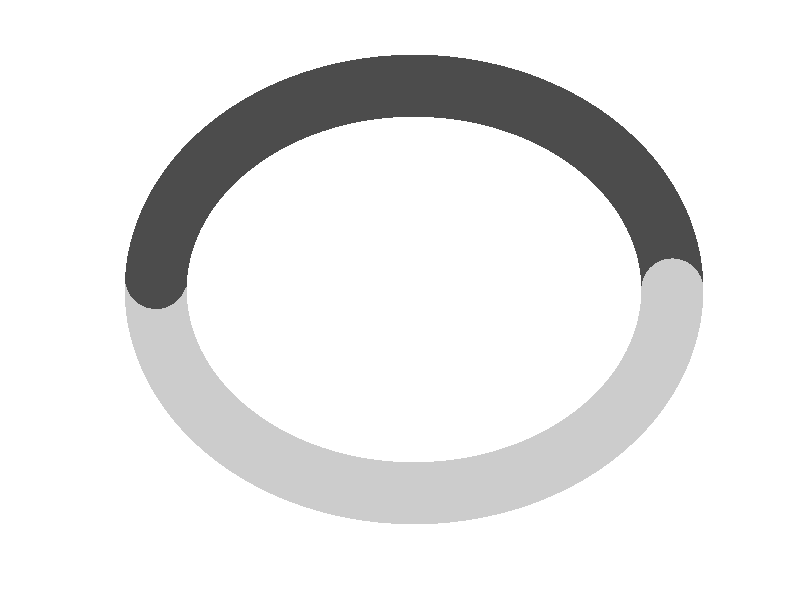

Source code (MATLAB): (Note: this script raises an error after producing the figure.)
%make schematic where front half and back half monomers are colored
%differently for LH/RH helices and for a Cholesteric Liquid Crystal (CLC)
%chromosome model

% Parameters for the helix
radius = 2.5;   % Radius of the helix
pitch = -1.5;  % Distance between turns, negative -> left handed helix, positive -> right handed helix
num_turns = 5; % Number of turns
num_points_per_turn = 100; % Number of points per turn

% Calculate the total number of points
total_points = num_turns * num_points_per_turn;

% Create a vector of points along the z-axis
z = linspace(0, num_turns * pitch, total_points);

% Create a vector of angles for the helix
theta = linspace(0, num_turns * 2 * pi, total_points);

% Calculate the x and y coordinates of the helix
x = radius * cos(theta);
y = radius * sin(theta);

vertices = [x' y' z'];

% Generate random angles for rotation around x, y, and z axes
theta_x = rand * 2 * pi;
theta_y = rand * 2 * pi;
theta_z = rand * 2 * pi;

% or no rotation
theta_x = 0;
theta_y = 0;
theta_z = 0;

% Create rotation matrices for each axis
Rx = [
    1 0 0;
    0 cos(theta_x) -sin(theta_x);
    0 sin(theta_x) cos(theta_x)
    ];

Ry = [
    cos(theta_y) 0 sin(theta_y);
    0 1 0;
    -sin(theta_y) 0 cos(theta_y)
    ];

Rz = [
    cos(theta_z) -sin(theta_z) 0;
    sin(theta_z) cos(theta_z) 0;
    0 0 1
    ];

% Combine the rotation matrices
R = Rx * Ry * Rz;

% Apply the rotation to the vertices
rotated_vertices = (R * vertices')';

%use for helix plot with tangent vectors
xyz_coordinates = rotated_vertices;

total_points = size(xyz_coordinates,1);

%front half and back half of helix are different colors
front_back_half_colormap = [];
for i = 1:1:size(xyz_coordinates(1:1:end,2))
    temp=xyz_coordinates(1:1:end,2);
    if temp(i)>0
        %front_back_half_colormap = [front_back_half_colormap; [0.3293, 0.1227, 0.3707]];	%light purple
        front_back_half_colormap = [front_back_half_colormap; [0.3, 0.3, 0.3]];
    else
        %front_back_half_colormap = [front_back_half_colormap; [0.8884, 0.3309, 1.0000]]; %dark purple
        front_back_half_colormap = [front_back_half_colormap; [0.8, 0.8, 0.8]]; %dark purple
    end
end

figure
axis off
screen = get(0, 'Screensize');
screen(3)=screen(3)/1.75;
set(gcf, 'Position', screen);
hold on
for i = 1:total_points-1
    plot3([xyz_coordinates(i,1), xyz_coordinates(i+1,1)], [xyz_coordinates(i,2), xyz_coordinates(i+1,2)], [xyz_coordinates(i,3), xyz_coordinates(i+1,3)], 'LineWidth', 2, 'Color', [0 0 0]);
end
scatter3(xyz_coordinates(1:1:end,1),xyz_coordinates(1:1:end,2),xyz_coordinates(1:1:end,3),2000,front_back_half_colormap,'filled')
h1 = plot3(nan, nan, nan, 'o', 'MarkerSize', 14, ...
        'MarkerFaceColor', [.8, .8, .8], 'MarkerEdgeColor', 'none');
    %'MarkerFaceColor', [0.8884, 0.3309, 1.0000], 'MarkerEdgeColor', 'none');
h2 = plot3(nan, nan, nan, 'o', 'MarkerSize', 14, ...
        'MarkerFaceColor', [.3, .3, .3], 'MarkerEdgeColor', 'none');
    %'MarkerFaceColor', [0.3293, 0.1227, 0.3707], 'MarkerEdgeColor', 'none');
%lgd=legend([h1, h2], {'Front Half', 'Back Half'}, 'Location', 'northeastoutside');
%lgd.FontSize = 32;
%lgd.Box = 'off';
set(gca,'Xticklabel',[])
set(gca,'Yticklabel',[])
set(gca,'Zticklabel',[])
title('Left Handed Helix', FontSize=24);
axis equal
view(0,0) %side view
%view(30,15) %perspective view
%ylim([min(xyz_coordinates(:,2))*3 -0.01]) %show front half only
%ylim([0.01 max(xyz_coordinates(:,2))*3]) %show back half only

% opposite handed helix (right handed)
pitch = 1.5;  % Distance between turns, negative -> left handed helix, positive -> right handed helix

% Create a vector of points along the z-axis
z = linspace(0, num_turns * pitch, total_points);

vertices = [x' y' z'];

% Apply the rotation to the vertices
rotated_vertices = (R * vertices')';

%use for helix plot with tangent vectors
xyz_coordinates = rotated_vertices;

total_points = size(xyz_coordinates,1);

%front half and back half of helix are different colors
front_back_half_colormap = [];
for i = 1:1:size(xyz_coordinates(1:1:end,2))
    temp=xyz_coordinates(1:1:end,2);
    if temp(i)>0
        front_back_half_colormap = [front_back_half_colormap; [0.3293, 0.1227, 0.3707]];	%light purple
    else
        front_back_half_colormap = [front_back_half_colormap; [0.8884, 0.3309, 1.0000]]; %dark purple
    end
end

figure
axis off
screen = get(0, 'Screensize');
screen(3)=screen(3)/1.75;
set(gcf, 'Position', screen);
hold on
for i = 1:total_points-1
    plot3([xyz_coordinates(i,1), xyz_coordinates(i+1,1)], [xyz_coordinates(i,2), xyz_coordinates(i+1,2)], [xyz_coordinates(i,3), xyz_coordinates(i+1,3)], 'LineWidth', 2, 'Color', [0 0 0]);
end
scatter3(xyz_coordinates(1:1:end,1),xyz_coordinates(1:1:end,2),xyz_coordinates(1:1:end,3),2000,front_back_half_colormap,'filled')
h1 = plot3(nan, nan, nan, 'o', 'MarkerSize', 14, ...
    'MarkerFaceColor', [0.8884, 0.3309, 1.0000], 'MarkerEdgeColor', 'none');
h2 = plot3(nan, nan, nan, 'o', 'MarkerSize', 14, ...
    'MarkerFaceColor', [0.3293, 0.1227, 0.3707], 'MarkerEdgeColor', 'none');
lgd=legend([h1, h2], {'Front Half', 'Back Half'}, 'Location', 'northeastoutside');
lgd.FontSize = 32;
lgd.Box = 'off';
set(gca,'Xticklabel',[])
set(gca,'Yticklabel',[])
set(gca,'Zticklabel',[])
title('Right Handed Helix', FontSize=24);
axis equal
view(0,0) %side view
%view(30,15) %perspective view
%ylim([min(xyz_coordinates(:,2))*3 -0.01]) %show front half only
%ylim([0.01 max(xyz_coordinates(:,2))*3]) %show back half only

%load CLC model from iter_Cholesteric_HiC.m
chromosome_w_inter_and_intra_disc_loops = readmatrix('chromosome_w_inter_and_intra_disc_loops.csv');
xyz_coordinates=chromosome_w_inter_and_intra_disc_loops;
total_points = size(chromosome_w_inter_and_intra_disc_loops,1);

%front half and back half of CLC are different colors
front_back_half_colormap = [];
for i = 1:1:size(xyz_coordinates(1:1:end,2))
    temp=xyz_coordinates(1:1:end,2);
    if temp(i)>0
        front_back_half_colormap = [front_back_half_colormap; [0.3293, 0.1227, 0.3707]];	%light purple
    else
        front_back_half_colormap = [front_back_half_colormap; [0.8884, 0.3309, 1.0000]]; %dark purple
    end
end

figure
axis off
screen = get(0, 'Screensize');
screen(3)=screen(3)/1.75;
set(gcf, 'Position', screen);
hold on
for i = 1:total_points-1
    plot3([xyz_coordinates(i,1), xyz_coordinates(i+1,1)], [xyz_coordinates(i,2), xyz_coordinates(i+1,2)], [xyz_coordinates(i,3), xyz_coordinates(i+1,3)], 'LineWidth', 2, 'Color', [0 0 0]);
end
scatter3(xyz_coordinates(1:1:end,1),xyz_coordinates(1:1:end,2),xyz_coordinates(1:1:end,3),400,front_back_half_colormap,'filled')
% Plot dummy points for color legend entries
h1 = plot3(nan, nan, nan, 'o', 'MarkerSize', 14, ...
    'MarkerFaceColor', [0.8884, 0.3309, 1.0000], 'MarkerEdgeColor', 'none');
h2 = plot3(nan, nan, nan, 'o', 'MarkerSize', 14, ...
    'MarkerFaceColor', [0.3293, 0.1227, 0.3707], 'MarkerEdgeColor', 'none');
lgd=legend([h1, h2], {'Front Half', 'Back Half'}, 'Location', 'northeast');
lgd.FontSize = 32;
lgd.Box = 'off';
set(gca,'Xticklabel',[])
set(gca,'Yticklabel',[])
set(gca,'Zticklabel',[])
axis equal
%view(0,0) %side view
view(30,15) %perspective view
%ylim([min(xyz_coordinates(:,2))*3 -0.01]) %show front half only
%ylim([0.01 max(xyz_coordinates(:,2))*3]) %show back half only
